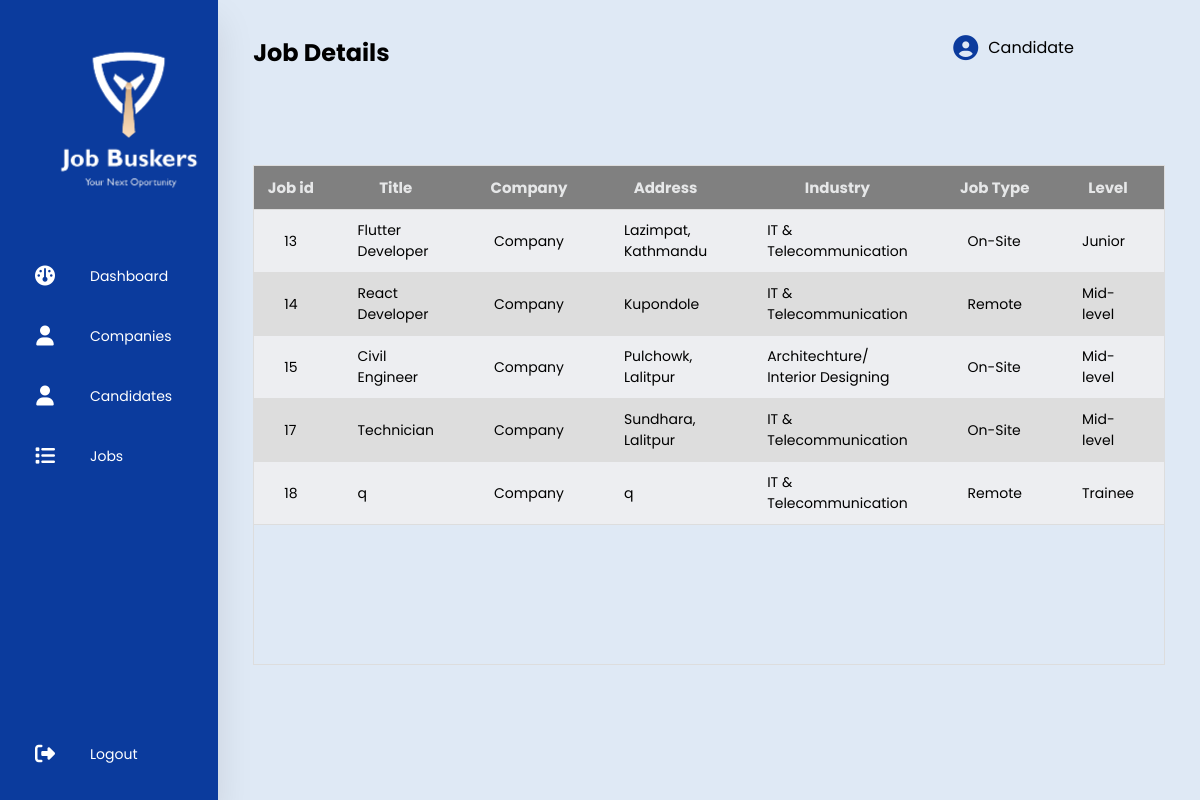
/job/ (signed in), run on an earlier commit of the app's database.
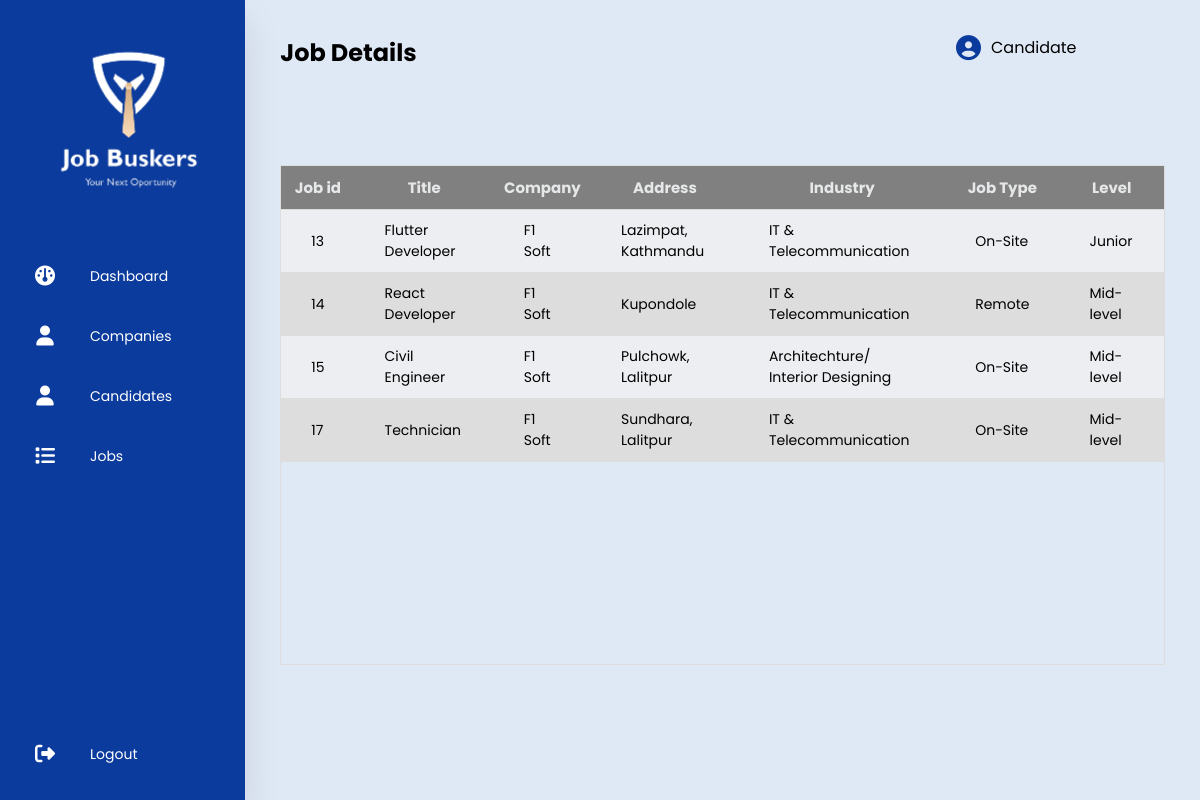
And on a later commit of the database.
### user/models.py (models this page shows, shortened)
class CustomUser (AbstractBaseUser, PermissionsMixin):
    display_picture = models.ImageField(upload_to='images/user', help_text='Display picture containing a person or a logo.', null=True, blank=True)
    name = models.CharField(max_length=20, null=False)
    phone = PhoneNumberField(null=True, blank=True, unique=True)
    email = models.EmailField(_('email_address'), unique=True, max_length=200)
    location = models.CharField(max_length=30, null=True, blank=True)
    description =  models.CharField(max_length=900, null=True, blank=True)
    is_verified = models.BooleanField(default=False)
    is_active = models.BooleanField(default=False)
    is_staff = models.BooleanField(default=False)
    class UserType(models.IntegerChoices):
        ADMIN = 1, _('Admin'),
        COMPANY = 2, _('Company'),
        CANDIDATE = 3, _('Candidate')
    user_type = models.IntegerField(choices=UserType.choices, blank=True, null=True)
    USERNAME_FIELD = 'email'
    REQUIRED_FIELDS = ['name', 'phone', 'location',]
    objects = CustomUserManager()

class Company(models.Model):
    selections = [('Architechture/ Interior Designing', 'Architechture/ Interior Designing'),
                  ('IT & Telecommunication', 'IT & Telecommunication'),
                  ('Teaching/ Education', 'Teaching/ Education'),
                  ('NGO/ INGO', 'NGO/ INGO'),
                  ('Graphics/ Designing', 'Graphics/ Designing'),
                  ('Hospitality', 'Hospitality'),
                  ('Sales/ Public Relation', 'Sales/ Public Relation'),
                  ('Legal Services', 'Legal Services'),
                  ('Other', 'Other')]
    user = models.OneToOneField(CustomUser, on_delete=models.CASCADE)
    industry = models.CharField('Industry', max_length=200,
            choices=selections, null=False, default='Other')
    website = models.CharField(max_length=20, null=True, blank=True)
    est_year = models.PositiveSmallIntegerField(null=True, blank=True)
    banner_image = models.ImageField(upload_to='images/user/company', help_text='Job Banner', null=True, blank=True)

### jobs/models.py (models this page shows)
class Jobs(models.Model):
    industry_selections = [('Architechture/ Interior Designing', 'Architechture/ Interior Designing'),
                  ('IT & Telecommunication', 'IT & Telecommunication'),
                  ('Teaching/ Education', 'Teaching/ Education'),
                  ('NGO/ INGO', 'NGO/ INGO'),
                  ('Graphics/ Designing', 'Graphics/ Designing'),
                  ('Hospitality', 'Hospitality'),
                  ('Sales/ Public Relation', 'Sales/ Public Relation'),
                  ('Legal Services', 'Legal Services'),
                  ('Other', 'Other')]
    status_selections = [('On-Site', 'On-Site'),
                    ('Remote', 'On-Site'),
                    ('Hybrid', 'Hybrid')]
    title = models.CharField(max_length=250, null=False, blank=False)
    address = models.CharField(max_length=50, null=False,blank=False)
    industry = models.CharField('Industry', max_length=200,
            choices=industry_selections, null=False, default='Other')
    job_type = models.CharField('Status', max_length=200,
            choices=status_selections, default='On-Site', null=False)
    salary = models.CharField(max_length=20, default='Negotiable', null=False)
    level = models.CharField(max_length=15, null=False, blank=False, default='Junior')
    status = models.BooleanField(default=True)
    company_id = models.ForeignKey(to=Company, on_delete=models.CASCADE)
    def __str__(self):
        return self.title

### adminPanel/views.py (the view)
# urls.py: path('job/', getJobs, name='job'),
@login_required(login_url='/')
def getJobs(request):
    job_detail=Jobs.objects.all()
    print(job_detail)
    context = {
        'job_detail': job_detail,
        'title': 'Job Details'
    }
    return render(request, 'job.html', context)

### templates/job.html (shortened to what this page needs)
{% extends 'main.html' %}
{% block content%}
<section class="main">
    <div class="main-top">
        <h1>{{title}}</h1>
        <div class="user-option">
            <i class="fas fa-circle-user"></i>
            <span>{{user.name}}</span>
        </div>
    </div>
            <div class="main-section">
                <div class="header_fixed", id="table">
                    <table>
                        <thead>
                            <tr>
                                <th>Job id</th>
                                <th>Title</th>
                                <th>Company</th>
                                <th>Address</th>
                                <th>Industry</th>
                                <th>Job Type</th>
                                <th>Level</th>
                            </tr>
                        </thead>
                        <tbody>
                            {% for detail in job_detail  %}
                            <tr>
                                <td>{{detail.id}}</td>
                                <td>{{detail.title}}</td>
                                <td>{{detail.company_id.user.name}}</td>
                                <td>{{detail.address}}</td>
                                <td>{{detail.industry}}</td>
                                <td>{{detail.job_type}}</td>
                                <td>{{detail.level}}</td>
                            </tr>
                            {% endfor %}
                        </tbody>
                    </table>
                </div>
                            </section>
{% endblock content%}

### templates/main.html (shortened to what this page needs)
<!DOCTYPE html>
{% load static %}
<html lang="en">
<head>
    <link rel="stylesheet" href="https://cdnjs.cloudflare.com/ajax/libs/font-awesome/6.3.0/css/all.min.css"/>
    <link rel="stylesheet" href="{% static 'styles/mystyle.css' %}">
</head>
<body>
    <div class="container">
        {% include 'sideBar.html' %}
    {% block content %}
                {% endblock %}
    </div>
</body>
</html>

### templates/sideBar.html (shortened to what this page needs)
<!DOCTYPE html>
{% load static %}
        <nav>
            <ul>
                <li class="logo">
                    <img src="{% static 'images/logoo.png' %}">
                </li>
                <li><a href="{% url 'dashboard'%}">
                    <i class="fas fa-dashboard"></i>
                    <span class="nav-item">Dashboard</span>
                </a></li>
                <li><a href="{%url 'company'%}">
                    <i class="fas fa-user"></i>
                    <span class="nav-item">Companies</span>
                </a></li>
                <li><a href="{%url 'candidate'%}">
                     <i class="fas fa-user"></i>
                    <span class="nav-item">Candidates</span>
                </a></li>
                <li><a href="{%url 'job'%}">
                    <i class="fas fa-list"></i>
                   <span class="nav-item">Jobs</span>
               </a></li>
                <li><a href="{% url 'logout' %}" class="logout">
                    <i class="fas fa-sign-out-alt"></i>
                    <span class="nav-item">Logout</span>
                </a></li>
            </ul>
        </nav>

### static/styles/mystyle.css (style rules this page uses)
* { margin: 0; padding: 0; outline: none; border: none; text-decoration: none; box-sizing: border-box; font-family: "Poppins", sans-serif; }
body { background-color: #dfe9f5; }
.container { display: flex; }
nav { position: relative; top: 0; bottom: 0; height: 100vh; left: 0; background: #0b3b9d; width: 280px; overflow: hidden; box-shadow: 0 20px 35px rgba(0, 0, 0, 0.1); }
.logo { text-align: center; display: flex; margin: 20px 0 20px 30px; }
.logo img { width: 200px; width: 200px; }
a { text-decoration: none; position: relative; color: white; font-size: 14px; display: table; width: 280px; padding: 10px; }
nav .fas { position: relative; width: 70px; height: 40px; top: 14px; font-size: 20px; text-align: center; }
.nav-item { position: relative; top: 12px; margin-left: 10px; }
.logout { position:absolute; bottom: 20px; }
.main { position: relative; padding: 35px; width: 90%; }
.main-top { display: flex; width: 90%; justify-content: space-between; }
.main-top .user-option { display: flex; justify-content: space-between; }
.main-top i { margin-right: 10px; font-size: 25px; color: #0b3b9d; cursor: pointer; }
.main-section { display: flex; margin-top: 20px; }
table { width: 100%; border-collapse: collapse; }
.header_fixed { margin-top: 75px; max-height: 100vh; width: 100%; overflow: auto; border: 1px solid #dddddd; }
.header_fixed thead th { position: sticky; top: 0; background-color: grey; color: #e6e7e8; font-size: 15px; }
th { border-bottom: 1px solid #dddddd; padding: 10px 10px; font-size: 14px; }
td { border-bottom: 1px solid #dddddd; padding: 10px 30px; font-size: 14px; }
tr:nth-child(even) { background-color: #dddddd; }
tr:nth-child(odd) { background-color: #edeef1; }

### templates/main.html (style rules this page uses)
.header_fixed { height: 500px }

What changed in the data, as far as the page shows it:
removed Jobs: id "18", title "q", company_id.user.name "Company", address "q", industry "IT & Telecommunication", job_type "Remote", level "Trainee"
changed through a linked row, Jobs "Flutter Developer": company_id.user.name "Company" → "F1 Soft"
changed through a linked row, Jobs "React Developer": company_id.user.name "Company" → "F1 Soft"
changed through a linked row, Jobs "Civil Engineer": company_id.user.name "Company" → "F1 Soft"
changed through a linked row, Jobs "Technician": company_id.user.name "Company" → "F1 Soft"
